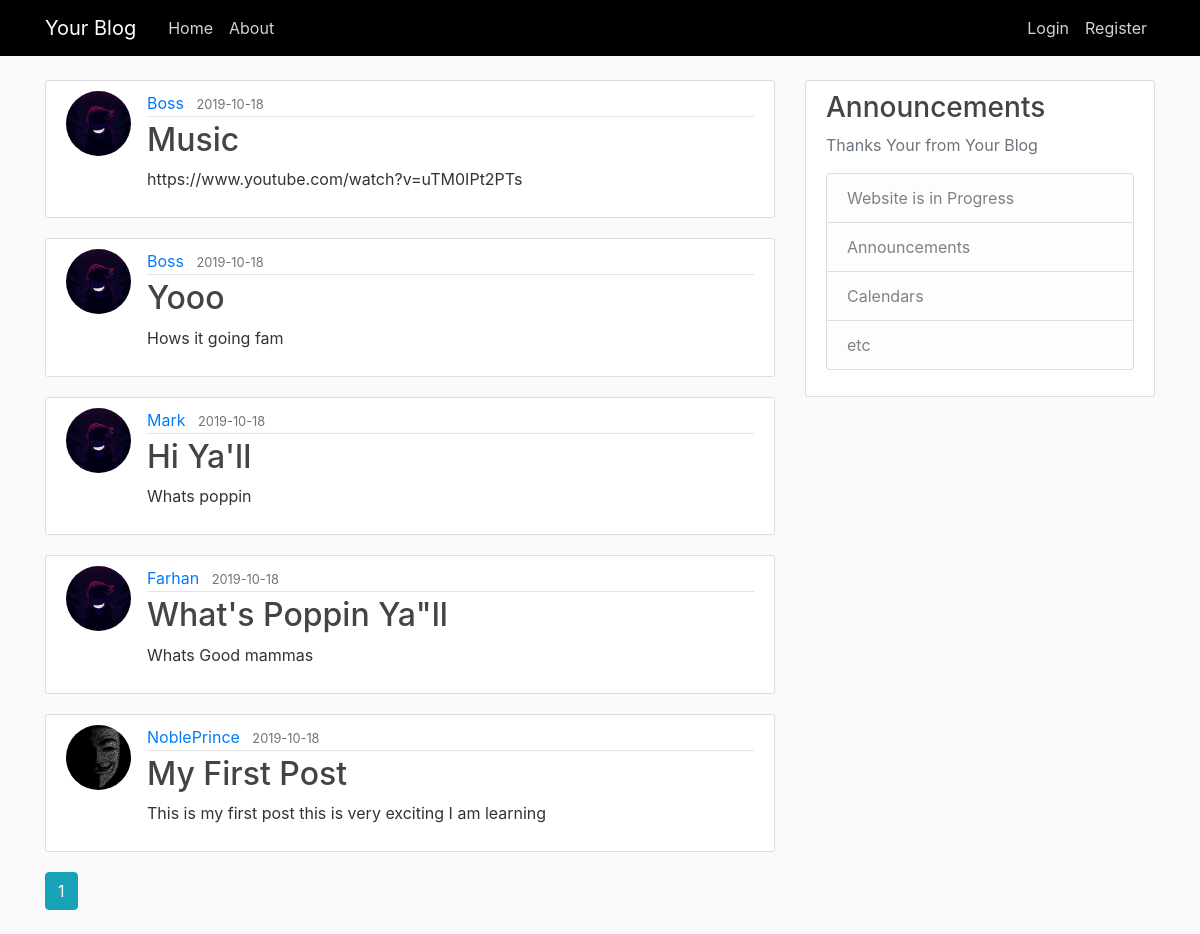
Page /home on the earlier database version.
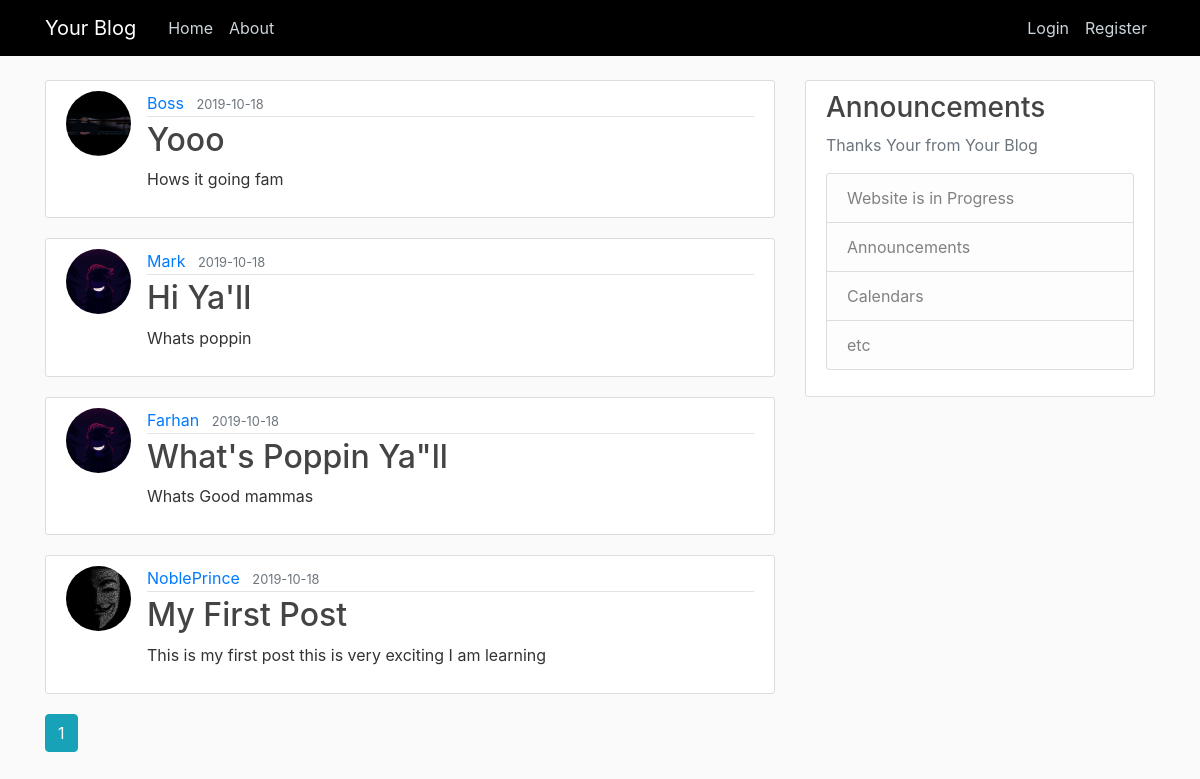
Same page on the later database version.
### flaskblog/models.py (models this page shows, shortened)
class Post(db.Model):
    id = db.Column(db.Integer, primary_key=True)
    title = db.Column(db.String(100), nullable=False)
    date_posted = db.Column(db.DateTime, nullable=False, default=datetime.utcnow)
    content = db.Column(db.Text, nullable=False)
    user_id = db.Column(db.Integer, db.ForeignKey('user.id'), nullable=False)

class User(db.Model, UserMixin):
    id = db.Column(db.Integer, primary_key=True)
    username = db.Column(db.String(20), unique=True, nullable=False)
    email = db.Column(db.String(120), unique=True, nullable=False)
    image_file = db.Column(db.String(20), nullable=False, default='default.jpg')
    password = db.Column(db.String(60), nullable=False)
    posts = db.relationship('Post', backref='author', lazy=True)

### flaskblog/routes.py (the view)
@app.route("/")
@app.route("/home")
def home():
    page = request.args.get('page', 1, type=int)
    posts = Post.query.order_by(Post.date_posted.desc()).paginate(page=page, per_page=5)
    return render_template('home.html', posts=posts)

### flaskblog/templates/home.html
{% extends "layout.html" %}
{% block content %}
    {% for post in posts.items %}
        <article class="media content-section">
          <img class="rounded-circle article-img" src="{{ url_for('static', filename='profile_pics/' + post.author.image_file) }}">
          <div class="media-body">
            <div class="article-metadata">
              <a class="mr-2" href="{{ url_for('user_posts', username=post.author.username) }}">{{ post.author.username }}</a>
              <small class="text-muted">{{ post.date_posted.strftime('%Y-%m-%d') }}</small>
            </div>
            <h2><a class="article-title" href="{{ url_for('post', post_id=post.id) }}">{{ post.title }}</a></h2>
            <p class="article-content">{{ post.content }}</p>
          </div>
        </article>
    {% endfor %}
    {% for page_num in posts.iter_pages(left_edge=1, right_edge=1, left_current=1, right_current=2) %}
      {% if page_num %}
        {% if posts.page == page_num %}
          <a class="btn btn-info mb-4" href="{{ url_for('home', page=page_num) }}">{{ page_num }}</a>
        {% else %}
          <a class="btn btn-outline-info mb-4" href="{{ url_for('home', page=page_num) }}">{{ page_num }}</a>
        {% endif %}
      {% else %}
        ...
      {% endif %}
    {% endfor %}
{% endblock content %}

### flaskblog/templates/layout.html (shortened to what this page needs)
<!DOCTYPE html>
<html>
<head>
    <link rel="stylesheet" href="https://maxcdn.bootstrapcdn.com/bootstrap/4.0.0/css/bootstrap.min.css">
    <link rel="stylesheet" type="text/css" href="{{ url_for('static', filename='main.css') }}">
</head>
<body>
    <header class="site-header">
      <nav class="navbar navbar-expand-md navbar-dark bg-steel fixed-top">
        <div class="container">
          <a class="navbar-brand mr-4" href="/">Your Blog</a>
          <div class="collapse navbar-collapse" id="navbarToggle">
            <div class="navbar-nav mr-auto">
              <a class="nav-item nav-link" href="{{ url_for('home') }}">Home</a>
              <a class="nav-item nav-link" href="{{ url_for('about') }}">About</a>
            </div>
            <div class="navbar-nav">
              {% if current_user.is_authenticated %}
                <a class="nav-item nav-link" href="{{ url_for('new_post') }}">New Post</a>
                <a class="nav-item nav-link" href="{{ url_for('account') }}">Account</a>
                <a class="nav-item nav-link" href="{{ url_for('logout') }}">Logout</a>
              {% else %}
                <a class="nav-item nav-link" href="{{ url_for('login') }}">Login</a>
                <a class="nav-item nav-link" href="{{ url_for('register') }}">Register</a>
              {% endif %}
            </div>
          </div>
        </div>
      </nav>
    </header>
    <main role="main" class="container">
      <div class="row">
        <div class="col-md-8">
          {% block content %}{% endblock %}
        </div>
        <div class="col-md-4">
          <div class="content-section">
            <h3>Announcements</h3>
            <p class='text-muted'>Thanks Your from Your Blog
              <ul class="list-group">
                <li class="list-group-item list-group-item-light">Website is in Progress</li>
                <li class="list-group-item list-group-item-light">Announcements</li>
                <li class="list-group-item list-group-item-light">Calendars</li>
                <li class="list-group-item list-group-item-light">etc</li>
              </ul>
            </p>
          </div>
        </div>
      </div>
    </main>
</body>
</html>

### flaskblog/static/main.css (style rules this page uses)
body { background: #fafafa; color: #333333; margin-top: 5rem; background-image: url(https://wallpaperaccess.com/full/731608.jpg); }
h1, h2, h3, h4, h5, h6 { color: #444444; }
.bg-steel { background-color: black; }
.site-header .navbar-nav .nav-link { color: #cbd5db; }
.content-section { background: #ffffff; padding: 10px 20px; border: 1px solid #dddddd; border-radius: 3px; margin-bottom: 20px; }
.article-title { color: #444444; }
.article-content { white-space: pre-line; }
.article-img { height: 65px; width: 65px; margin-right: 16px; }
.article-metadata { padding-bottom: 1px; margin-bottom: 4px; border-bottom: 1px solid #e3e3e3 }

Differences in the rows shown:
removed Post: image_file (placeholder picture), author.username "Boss", date_posted "2019-10-18", title "Music", content "https://www.youtube.com/watch?v=uTM0IPt2PTs"
changed through a linked row, Post "Yooo": image_file: picture added in place of a placeholder
